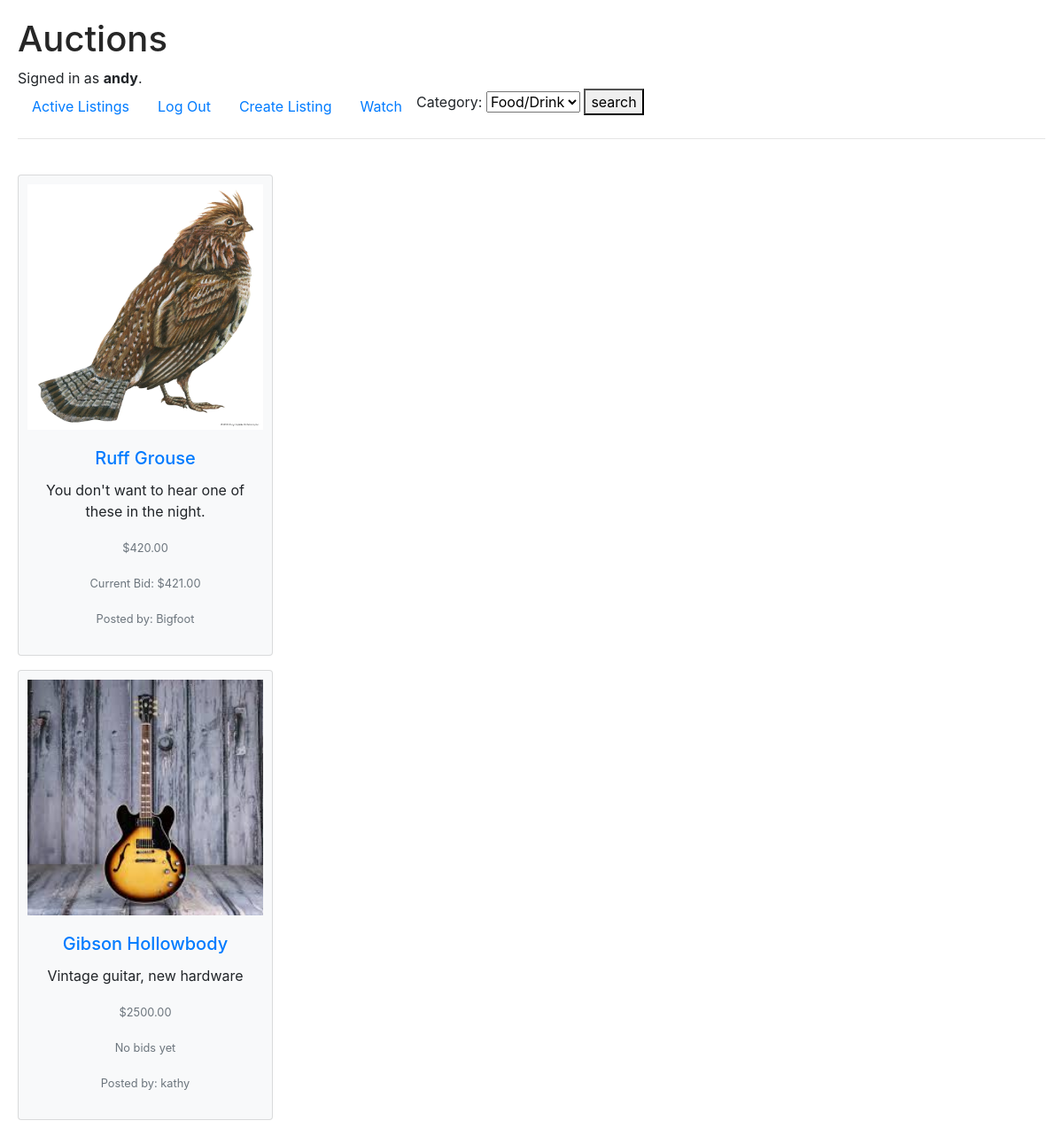
Page /watchlist (signed in) on the earlier database version.
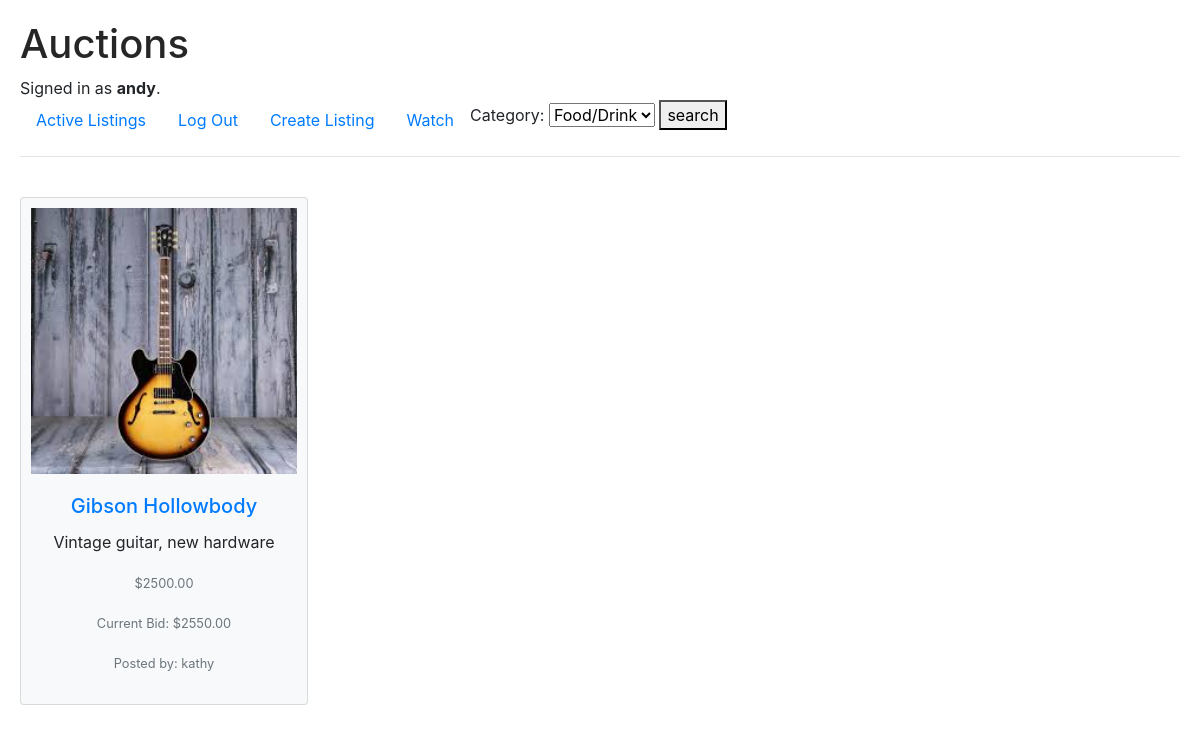
Same page on the later database version.
### auctions/models.py (models this page shows, shortened)
class Listing(models.Model):
    title = models.CharField(max_length=125)
    description = models.CharField(max_length=250, blank=True)
    start_bid = models.DecimalField(max_digits=7, decimal_places=2)
    image = models.ImageField(upload_to='media', default='defaultimg.png', null=True, blank=True)
    is_active = models.BooleanField(default=True)
    category = models.CharField(max_length=45, null=True)
    winner = models.ForeignKey('User', on_delete=models.SET_NULL, null=True, blank=True, related_name='won_listings')

class Bid(models.Model):
    listing = models.ForeignKey(Listing, on_delete=models.CASCADE, related_name='bids')
    current_bid = models.DecimalField(max_digits=7, decimal_places=2, default=0)
    user = models.ForeignKey(User, blank=True, null=True, on_delete=models.CASCADE, related_name='bidder')
    created = models.DateTimeField(auto_now_add=True)

class User(AbstractUser):
    listings = models.ManyToManyField(Listing, blank=True, related_name="owner")
    watchlist = models.ManyToManyField(Listing, blank=True, related_name="watchers")
    def __str__(self):
        return f"{self.username}"

### auctions/views.py (the view)
# urls.py: path("watchlist",views.watchlist, name="watchlist"),
@login_required
def watchlist(request):
    user = request.user
    watchlist = user.watchlist.all()
    return render(request, 'auctions/watchlist.html',{
        "user": user,
        "watchlist": watchlist,
        "categories":categories
    })

### auctions/templates/auctions/watchlist.html (shortened to what this page needs)
{% extends "auctions/layout.html" %}
{% block body %}
<div class="card_display">
    <br>
{% for item in watchlist %}
    {% if item.is_active %}
        <div class="card bg-light col-mb-3 mb-3 mr-3 text-center" style="max-width: 18rem;"><a href="{% url 'listing' item.id %}">
            <img src="{{ item.image.url }}" class="img-fluid rounded-start" alt="...">
            <div class="card-body">
                <h5 class="secondary-text-emphasis card-title"> {{ item.title }}</h5></a>
                <p class="card-text">{{ item.description }}</p>
                <p class="card-text"><small class="text-muted">${{ item.start_bid }}</small></p>
                {% if item.bids.all %}
                <p class="card-text"><small class="text-muted">Current Bid: ${{ item.bids.all.last.current_bid }}</small></p>
                {% else %}
                <p class="card-text"><small class="text-muted">No bids yet</small></p>
                {% endif %}
                <p class="card-text"><small class="text-muted">Posted by: {{ item.owner.first }}</small></p>
              </div>
        </div>
    {% endif %}
{% endfor %}
<br>
{% endblock %}

Differences in the rows shown:
no longer on this page (row edited): Listing: image (picture), title "Ruff Grouse", description "You don't want to hear one of these in the night.", start_bid "420.00", bids.all.last.current_bid "421.00", owner.first "Bigfoot"
shown differently, row unchanged: Listing "Gibson Hollowbody": bids.all.last.current_bid (not shown) → "2550.00"; text "No bids yet" → "Current Bid: $"
